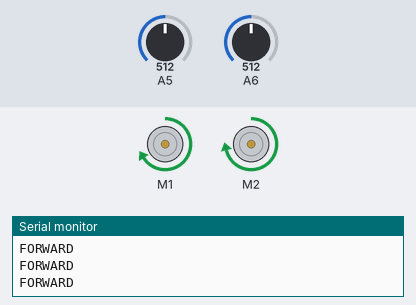
Bench run of a sketch on a simulated Arduino Uno, built with avr-gcc and run on an emulated ATmega328P. Shown: 2 × DC motor (green arrow = forward, orange = backward, longer = faster), the last lines printed to the serial monitor. The test bench sets the inputs (shaded band); at power-on: A5 = 512, A6 = 512.

Above: at 11.2 s.
11.3 s: A5 set to 598
12.8 s: A5 set to 620
At 14.0 s:
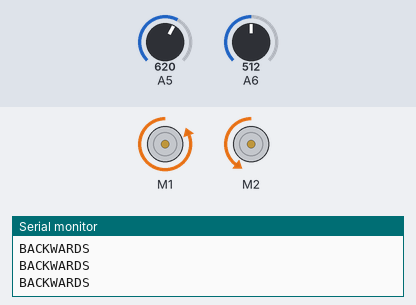
14.3 s: A6 set to 533
At 15.3 s:
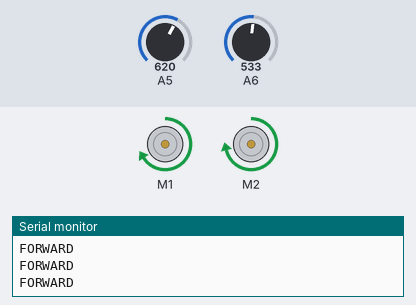
15.8 s: A6 set to 701
17.3 s: A6 set to 730
At 18.5 s:
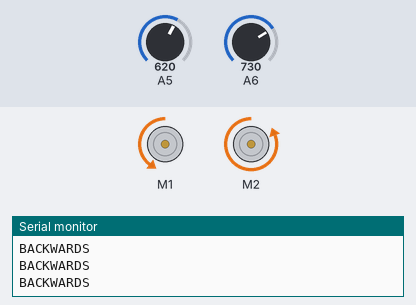
18.8 s: A6 set to 716
At 19.8 s:
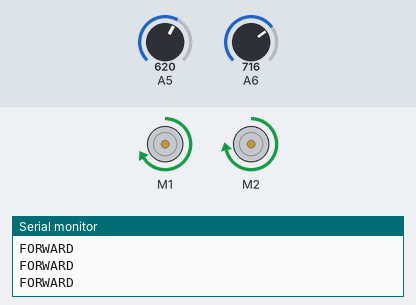
Timing chart, 0 to 21.3 s (numbered marks = the images above; inputs shaded):
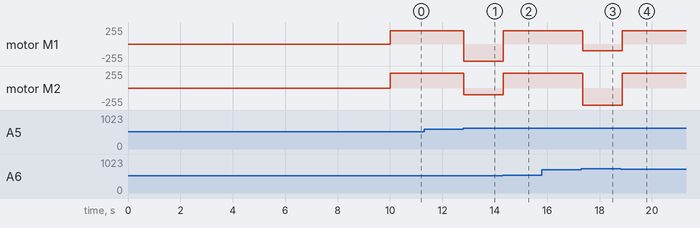

Measured:
- the behaviour switches between 611 and 612 on A5 (found by bisection; images 0 and 1)
- the behaviour switches between 520 and 521 on A6 (found by bisection; images 1 and 2)
- the behaviour switches between 719 and 720 on A6 (found by bisection; images 2 and 3)
- after the input at 12.8 s, motor M1: forward 199/255 → backward 255/255 at once; motor M2: forward 219/255 → backward 99/255 at once
- after the input at 14.3 s, motor M1: backward 255/255 → forward 199/255 at once; motor M2: backward 99/255 → forward 219/255 at once
- after the input at 17.3 s, motor M1: forward 199/255 → backward 99/255 after 0.05 s; motor M2: forward 219/255 → backward 255/255 after 0.05 s
- after the input at 18.8 s, motor M1: backward 99/255 → forward 199/255 after 0.06 s; motor M2: backward 255/255 → forward 219/255 after 0.06 s

The sketch:

redbot_proximity_double.ino
```cpp
/************************************************************************
 * RedBot proximity sensor
 *
 * Using two Infrared Proximity Sensors on front to find a way around the house
 * https://www.sparkfun.com/products/242
 ************************************************************************/

// Include the RedBot library which abstracts the use of the motor and other useful things
#include <RedBot.h>

// Declare the motor and the sensors
RedBotMotor  motor;
RedBotSensor leftSensor  = RedBotSensor(6);
RedBotSensor rightSensor = RedBotSensor(5);

// Define the speeds. Due to variations in the performance of motors, we'll use slightly
// different speeds for the left and right motors so that it moves straight.
const int leftForwardSpeed  = 200;
const int rightForwardSpeed = 220;

// It will only go backwards as a escape sequence, so we don't care about different left and right speeds.
const int backwardsSpeed    = 200;

// This defines the proximity value (the higher, the nearer an object is detected) where we determine
// that we've come too close and it's time to go backwards. Calibrate this according to your sensors.
const int tooCloseProximity = 400;

// We'll use this value to determine if we have a clear path ahead, that is, if the difference between both
// sensors is under this value, we can go forward; else, we'll go to the side with more space ahead
const int tolerance = 100;

// Set it all up, using the serial port to log messages
void setup() {
  Serial.begin(9600);
  Serial.println("Hello world!");
  delay(10000);
}

// Main loop. Make it go forward if there's a clear path ahead, if not, go to the side with more space,
// or go backwards if we've come too close
void loop() {
  if (clearPath()) {
    goForward(100);
  } else if (tooClose()) {
    escapeSequence();
  } else if (leftProximity() < rightProximity()) {
    turnLeft(25);
  } else {
    turnRight(25);
  }
}

// Returns an int between 0 and 1023, the bigger, the closer an object is
int leftProximity() {
  leftSensor.read();
}

// Returns an int between 0 and 1023, the bigger, the closer an object is
int rightProximity() {
  rightSensor.read();
}

// We could use min(leftProximity, rightProximity) here
boolean tooClose() {
  if ((leftProximity() > tooCloseProximity) || (rightProximity() > tooCloseProximity)) {
    return(true);
  } else {
    return(false);
  }
}

boolean clearPath() {
  if (abs(leftProximity() - rightProximity()) < tolerance) {
    return(true);
  } else {
    return(false);
  }
}

void goForward(int milliseconds) {
  Serial.println("FORWARD");
  motor.leftDrive(leftForwardSpeed);
  motor.rightDrive(rightForwardSpeed);

  delay(milliseconds);
}

void turnLeft(int milliseconds) {
  Serial.println("LEFT!!!");
  motor.leftStop();
  motor.rightDrive(backwardsSpeed);

  delay(milliseconds);
}

void turnRight(int milliseconds) {
  Serial.println("RIGHT!!!");
  motor.rightStop();
  motor.leftDrive(backwardsSpeed);

  delay(milliseconds);
}


// Turn backwards towards the site with more space ahead
void escapeSequence() {
  Serial.println("BACKWARDS");

  if (leftProximity() < rightProximity()) {
    motor.leftDrive(-255);
    motor.rightDrive(-100);
  } else {
    motor.leftDrive(-100);
    motor.rightDrive(-255);
  }

  delay(250);
}
```
